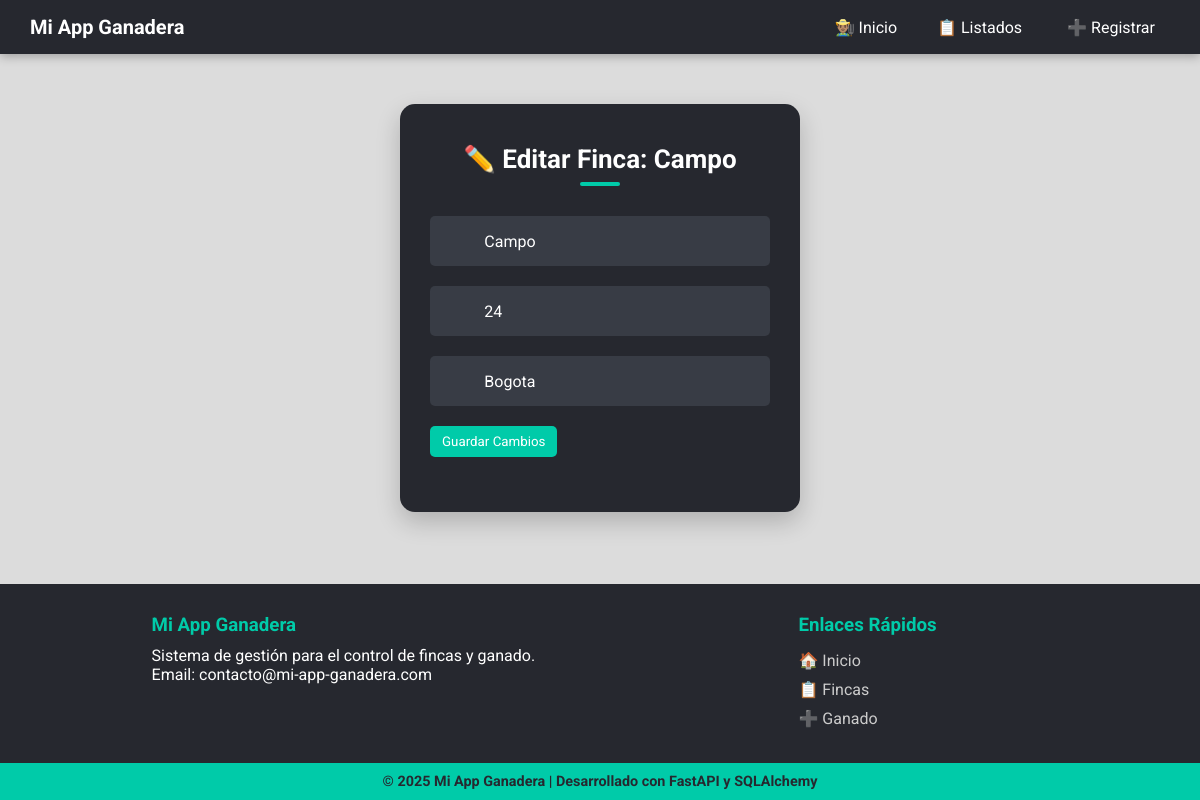
Page /fincas/editar/1 on the committed database.
### models.py (models this page shows)
class Finca(Base):
    __tablename__ = "fincas"
    id = Column(Integer, primary_key=True, index=True)
    nombre = Column(String(100), nullable=False)
    tamaño = Column(Integer, nullable=False)
    ubicacion = Column(String(200), nullable=False)
    fecha_creacion = Column(DateTime, default=datetime.utcnow)
    ganados = relationship(
        "Ganado",
        back_populates="finca",
        cascade="all, delete-orphan"
    )

### routers/finca.py (the view)
@router.get("/editar/{finca_id}")
async def editar_finca_view(request: Request, finca_id: int, db: Session = Depends(get_db)):
    finca = db.query(models.Finca).filter(models.Finca.id == finca_id).first()
    if not finca:
        raise HTTPException(status_code=404, detail="Finca no encontrada")
    return templates.TemplateResponse(
        "finca/editar_finca.html",
        {"request": request, "finca": finca}
    )

### templates/finca/editar_finca.html (shortened to what this page needs)
{% extends "base.html" %}
{% block content %}
<div class="main-container">
    <div class="card">
        <h1>✏️ Editar Finca: {{ finca.nombre }}</h1>
        <form id="editarFincaForm">
            <div class="input-group">
                <div class="icon-container"></div>
                <input type="text" id="nombre" placeholder="Nombre de la Finca" value="{{ finca.nombre }}" required>
            </div>
            <div class="input-group">
                <div class="icon-container"></div>
                <input type="text" id="tamaño" placeholder="Tamaño (ej. 150.5 hectáreas)" value="{{ finca.tamaño }}" required>
            </div>
            <div class="input-group">
                <div class="icon-container"></div>
                <input type="text" id="ubicacion" placeholder="Ubicación / Municipio" value="{{ finca.ubicacion }}" required>
            </div>
            <button type="submit" class="btn btn-primary"> Guardar Cambios</button>
        </form>
    </div>
</div>
{% endblock %}

### static/css/styles.css (style rules this page uses)
* { margin: 0; padding: 0; box-sizing: border-box; font-family: 'Roboto', sans-serif; }
html, body { height: 100%; margin: 0; }
body { display: flex; flex-direction: column; min-height: 100vh; background-color: #dcdcdc; }
.main-container { flex: 1; display: flex; justify-content: center; align-items: center; padding: 20px; }
button, input[type="submit"] { background: #00cba9; color: white; padding: 8px 12px; border: none; cursor: pointer; border-radius: 5px; transition: background-color 0.3s; }
.card { background-color: #26282f; width: 100%; max-width: 400px; padding: 40px 30px; border-radius: 15px; box-shadow: 0 10px 25px rgba(0,0,0,0.2); text-align: center; }
.card h1 { color: #ffffff; margin-bottom: 30px; font-size: 26px; position: relative; display: inline-block; }
.card h1::after { content: ''; display: block; width: 40px; height: 4px; background-color: #00cba9; margin: 8px auto 0 auto; border-radius: 2px; }
.card form { text-align: left; }
.input-group { background-color: #383c45; border-radius: 5px; margin-bottom: 20px; display: flex; align-items: center; padding: 5px; }
.icon-container { width: 45px; height: 40px; display: flex; justify-content: center; align-items: center; }
.input-group input { background: transparent; border: none; outline: none; color: #ffffff; width: 100%; padding: 10px; font-size: 16px; }
.input-group input::placeholder { color: #b0b0b0; }

### rows in the picture
Finca: nombre "Campo", tamaño "24", ubicacion "Bogota"
